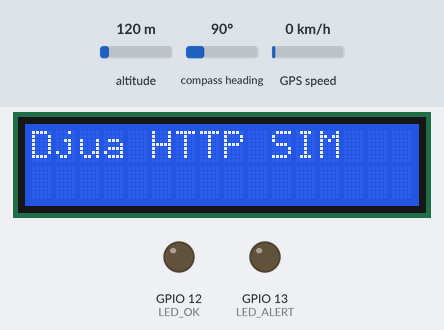
Bench run of a sketch on a simulated ESP32. Shown: 16×2 character LCD, output pins drawn as LEDs (lit = HIGH). The test bench sets the inputs (shaded band); at power-on: altitude 120 m, compass heading 90°, GPS speed 0 km/h. WiFi joins after 1.5 s; servers stay silent unless stated; uploads are accepted with an empty reply; the GPS gets a fix after 3 s at 37.7749, -122.4194 with 8 satellites; what the sketch prints to the serial monitor is not drawn.

Above: at 0.4 s.
At 3.5 s:
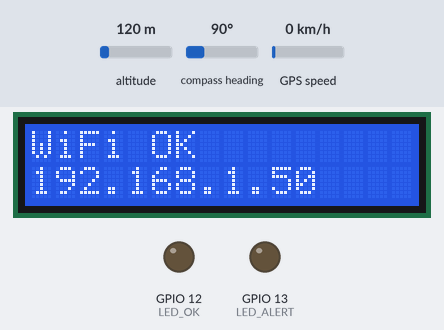
At 10.3 s:
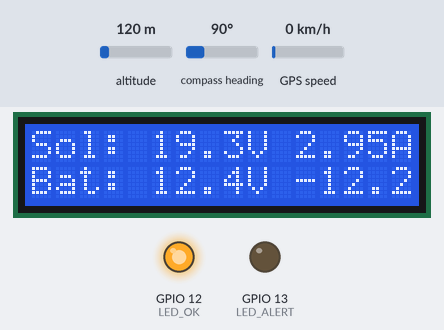
At 30.3 s:
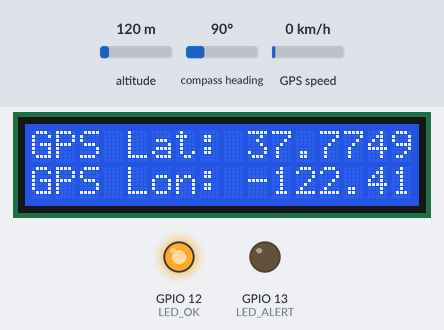
Timing chart, 0 to 31.8 s (numbered marks = the images above):
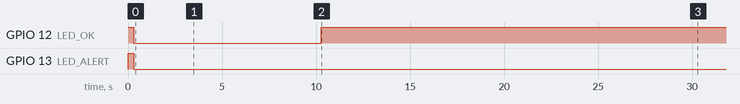

Measured:
- by itself, GPIO 12 (LED_OK): HIGH → LOW at 0.30 s, → HIGH 10.0 s later
- what the display in image 0 shows lasts 1.5 s, from 0.4 s to 1.9 s
- what the display in image 1 shows lasts 6.9 s, from 3.4 s to 10.3 s
- what the display in image 2 shows lasts 10.0 s, from 10.3 s to 20.3 s

The sketch:

code.ino
```cpp
#include <WiFi.h>
#include <Wire.h>
#include <LiquidCrystal_I2C.h>
#include <ArduinoJson.h>
#include <HTTPClient.h>
#include <WiFiClientSecure.h>
#include <TinyGPSPlus.h>

// LCD 16x2 à l'adresse I2C 0x27
LiquidCrystal_I2C lcd(0x27, 16, 2);
bool lcdPresent = false;

// GPS NEO-6M
TinyGPSPlus gps;
HardwareSerial gpsSerial(2);

// Pins I2C standards pour ESP32 DevKit V1
#define I2C_SDA 21
#define I2C_SCL 22

// Connexions
#define LED_OK 12
#define LED_ALERT 13

// --- CONFIGURATION D'IDENTIFICATION ---
const char* deviceId = "DJUA-KIN-000001";
const char* firmwareVersion = "2.0.0-HTTP";

// --- CONFIGURATION WIFI & HTTP/HTTPS ---
const char* ssid     = "dM"; // SSID du réseau WiFi de laboratoire
const char* password = "11111111";

// Serveur API (HTTP / HTTPS)
const char* httpEndpoint = "http://10.20.20.243:5000/api/iot/telemetry";
// Laisser vide en test local si IOT_AUTH_REQUIRED=false dans backend2/.env.
// Sinon renseigner la même valeur que IOT_API_KEY côté backend.
const char* iotApiKey = "";

// Simu des capteurs physiques requis
float solarVolt = 18.5;
float solarCurrent = 2.4;

float batVolt = 12.6;
float batCurrent = -2.1; // Négatif = décharge, Positif = charge

float dcLoadVolt = 12.1;
float dcLoadCurrent = 1.8;

float acVolt = 220.4;
float acCurrent = 0.85;

unsigned long prevMillis = 0;
const long interval = 10000; // Intervalle de télémétrie en millisecondes (10 secondes pour démo/test)
unsigned long lastPublishMillis = 0;

int page = 0;

void connectWiFi();
void sendTelemetry();

#include "soc/soc.h"
#include "soc/rtc_cntl_reg.h"

void setup() {
  WRITE_PERI_REG(RTC_CNTL_BROWN_OUT_REG, 0); // Désactiver le brownout detector
  Serial.begin(115200);

  // Initialisation I2C
  Wire.begin(I2C_SDA, I2C_SCL);
  Wire.setTimeOut(50);

  pinMode(LED_OK, OUTPUT);
  pinMode(LED_ALERT, OUTPUT);

  // Rapide test des leds au boot
  digitalWrite(LED_OK, HIGH);
  digitalWrite(LED_ALERT, HIGH);
  delay(300);
  digitalWrite(LED_OK, LOW);
  digitalWrite(LED_ALERT, LOW);

  // Détecter si le LCD est présent
  Wire.beginTransmission(0x27);
  if (Wire.endTransmission() == 0) {
    lcdPresent = true;
    lcd.init();
    lcd.backlight();
    lcd.clear();
    lcd.print("Djua HTTP SIM");
    delay(1500);
  } else {
    Serial.println("[I2C] Écran LCD non détecté à l'adresse 0x27.");
  }

  // Démarrer la communication avec le GPS
  gpsSerial.begin(9600, SERIAL_8N1, 16, 17);

  // Démarrer la connexion WiFi
  connectWiFi();
  lastPublishMillis = millis();
}

void loop() {
  // Lire les données du GPS en continu
  while (gpsSerial.available() > 0) {
    gps.encode(gpsSerial.read());
  }

  // Vérifier la connexion WiFi
  if (WiFi.status() != WL_CONNECTED) {
    static unsigned long lastWiFiRetry = 0;
    if (millis() - lastWiFiRetry > 10000) {
      lastWiFiRetry = millis();
      Serial.print("[WiFi] Non connecté. Reconnexion à ");
      Serial.println(ssid);
      WiFi.begin(ssid, password);
    }
  }

  unsigned long currentMillis = millis();

  // Mise à jour de la simulation et envoi des données périodiques
  if (currentMillis - prevMillis >= interval) {
    prevMillis = currentMillis;

    // Simulation de l'environnement (variations physiques réalistes)
    solarVolt = 18.0 + (sin(currentMillis / 10000.0) * 1.5);
    solarCurrent = 2.5 + (sin(currentMillis / 5000.0) * 0.5);
    if (solarVolt < 0) solarVolt = 0;
    if (solarCurrent < 0) solarCurrent = 0;

    batVolt = 12.0 + (cos(currentMillis / 12000.0) * 0.6);
    // Le courant batterie dépend de la production solaire moins les consommations (DC + AC simulé)
    float totalLoadPower = (dcLoadVolt * dcLoadCurrent) + (acVolt * acCurrent);
    float solarPower = solarVolt * solarCurrent;
    batCurrent = (solarPower - totalLoadPower) / batVolt;

    dcLoadVolt = 12.0 + (sin(currentMillis / 8000.0) * 0.2);
    dcLoadCurrent = 1.5 + (cos(currentMillis / 4000.0) * 0.3);
    if (dcLoadCurrent < 0) dcLoadCurrent = 0;

    acVolt = 220.0 + (sin(currentMillis / 20000.0) * 4.0);
    acCurrent = 0.8 + (cos(currentMillis / 6000.0) * 0.15);
    if (acCurrent < 0) acCurrent = 0;

    // Envoi de la télémétrie sur le réseau
    sendTelemetry();

    // Affichage LCD
    if (lcdPresent) {
      lcd.clear();

      // Défilement des pages d'infos en mode normal
      switch (page) {
        case 0:
          lcd.setCursor(0, 0);
          lcd.print("Sol: "); lcd.print(solarVolt, 1); lcd.print("V "); lcd.print(solarCurrent, 2); lcd.print("A");
          lcd.setCursor(0, 1);
          lcd.print("Bat: "); lcd.print(batVolt, 1); lcd.print("V "); lcd.print(batCurrent, 2); lcd.print("A");
          break;

        case 1:
          lcd.setCursor(0, 0);
          lcd.print("DC Ld: "); lcd.print(dcLoadVolt, 1); lcd.print("V "); lcd.print(dcLoadCurrent, 2); lcd.print("A");
          lcd.setCursor(0, 1);
          lcd.print("AC Ld: "); lcd.print(acVolt, 1); lcd.print("V "); lcd.print(acCurrent, 2); lcd.print("A");
          break;

        case 2:
          lcd.setCursor(0, 0);
          lcd.print("GPS Lat: "); lcd.print(gps.location.isValid() ? gps.location.lat() : -4.3276, 4);
          lcd.setCursor(0, 1);
          lcd.print("GPS Lon: "); lcd.print(gps.location.isValid() ? gps.location.lng() : 15.3135, 4);
          break;
      }
      page = (page + 1) % 3;
    }

    // Gestion des leds de statut simple
    if (WiFi.status() == WL_CONNECTED) {
      digitalWrite(LED_OK, HIGH);
      digitalWrite(LED_ALERT, LOW);
    } else {
      digitalWrite(LED_OK, LOW);
      digitalWrite(LED_ALERT, HIGH);
    }

    // Sortie debug moniteur série
    Serial.println("--- Stats Djua (HTTP/HTTPS SIM) ---");
    Serial.print("Solaire: "); Serial.print(solarVolt); Serial.print("V / "); Serial.print(solarCurrent); Serial.println("A");
    Serial.print("Batterie: "); Serial.print(batVolt); Serial.print("V / "); Serial.print(batCurrent); Serial.println("A");
    Serial.print("DC Load: "); Serial.print(dcLoadVolt); Serial.print("V / "); Serial.print(dcLoadCurrent); Serial.println("A");
    Serial.print("AC Load: "); Serial.print(acVolt); Serial.print("V / "); Serial.print(acCurrent); Serial.println("A");
    if (gps.location.isValid()) {
      Serial.print("GPS: "); Serial.print(gps.location.lat(), 6); Serial.print(", "); Serial.println(gps.location.lng(), 6);
    } else {
      Serial.println("GPS: Pas de signal.");
    }
    Serial.print("WiFi Status: "); Serial.println(WiFi.status() == WL_CONNECTED ? "CONNECTED" : "DISCONNECTED");
    Serial.println("-----------------");
  }
}

void connectWiFi() {
  Serial.print("[WiFi] Connexion à : ");
  Serial.println(ssid);
  if (lcdPresent) {
    lcd.clear();
    lcd.print("WiFi Conn...");
  }

  WiFi.begin(ssid, password);

  int retryCount = 0;
  while (WiFi.status() != WL_CONNECTED && retryCount < 30) {
    delay(500);
    Serial.print(".");
    retryCount++;
  }

  if (WiFi.status() == WL_CONNECTED) {
    Serial.println();
    Serial.println("[WiFi] Connecté avec succès !");
    Serial.print("[WiFi] Adresse IP : ");
    Serial.println(WiFi.localIP());
    if (lcdPresent) {
      lcd.clear();
      lcd.print("WiFi OK");
      lcd.setCursor(0, 1);
      lcd.print(WiFi.localIP().toString());
    }
    delay(1500);
  } else {
    Serial.println();
    Serial.println("[WiFi] Échec de la connexion (Timeout)");
    if (lcdPresent) {
      lcd.clear();
      lcd.print("WiFi Fail");
    }
    delay(1500);
  }
}

void sendTelemetry() {
  if (WiFi.status() != WL_CONNECTED) {
    Serial.println("[HTTP] Envoi impossible : WiFi non connecté");
    return;
  }

  unsigned long currentMillis = millis();
  float deltaTimeSeconds = (currentMillis - lastPublishMillis) / 1000.0;
  if (deltaTimeSeconds <= 0.0) {
    deltaTimeSeconds = interval / 1000.0;
  }
  lastPublishMillis = currentMillis;

  // Calculs de puissance instantanée et d'énergie d'intervalle
  float solarPower = solarVolt * solarCurrent;
  float solarEnergyIntervalWh = (solarPower * deltaTimeSeconds) / 3600.0;

  float batteryPower = batVolt * batCurrent;

  float dcLoadPower = dcLoadVolt * dcLoadCurrent;
  float dcLoadEnergyIntervalWh = (dcLoadPower * deltaTimeSeconds) / 3600.0;

  float acApparentPowerVA = acVolt * acCurrent;
  float acEnergyIntervalVAh = (acApparentPowerVA * deltaTimeSeconds) / 3600.0;

  // Construction du JSON
  StaticJsonDocument<1024> doc;
  doc["kit_id"] = deviceId;

  // Coordonnées GPS
  if (gps.location.isValid()) {
    doc["latitude"] = gps.location.lat();
    doc["longitude"] = gps.location.lng();
  } else {
    doc["latitude"] = -4.3276;
    doc["longitude"] = 15.3135;
  }

  // Timestamp simulé
  char timeBuf[32];
  unsigned long s = millis() / 1000;
  snprintf(timeBuf, sizeof(timeBuf), "2026-08-27T16:%02d:%02dZ", (int)(s / 60) % 60, (int)s % 60);
  doc["timestamp"] = timeBuf;
  doc["interval_seconds"] = (int)deltaTimeSeconds;

  // Section Solar
  JsonObject solar = doc.createNestedObject("solar");
  solar["voltage_v"] = solarVolt;
  solar["current_a"] = solarCurrent;
  solar["power_w"] = solarPower;
  solar["energy_interval_wh"] = solarEnergyIntervalWh;

  // Section Battery
  JsonObject battery = doc.createNestedObject("battery");
  battery["voltage_v"] = batVolt;
  battery["current_a"] = batCurrent;
  battery["power_w"] = batteryPower;

  // Section DC Load
  JsonObject dc_load = doc.createNestedObject("dc_load");
  dc_load["voltage_v"] = dcLoadVolt;
  dc_load["current_a"] = dcLoadCurrent;
  dc_load["power_w"] = dcLoadPower;
  dc_load["energy_interval_wh"] = dcLoadEnergyIntervalWh;

  // Section AC Load
  JsonObject ac_load = doc.createNestedObject("ac_load");
  ac_load["voltage_v"] = acVolt;
  ac_load["current_a"] = acCurrent;
  ac_load["apparent_power_va"] = acApparentPowerVA;
  ac_load["energy_interval_vah"] = acEnergyIntervalVAh;

  String payload;
  serializeJson(doc, payload);

  Serial.print("[HTTP POST] Payload à envoyer : ");
  Serial.println(payload);

  // Envoi HTTP/HTTPS
  WiFiClient client;
  WiFiClientSecure secureClient;
  HTTPClient http;

  bool isHttps = String(httpEndpoint).startsWith("https://");
  bool beginSuccess = false;

  if (isHttps) {
    secureClient.setInsecure();
    beginSuccess = http.begin(secureClient, httpEndpoint);
  } else {
    beginSuccess = http.begin(client, httpEndpoint);
  }

  if (beginSuccess) {
    http.setTimeout(10000);
    http.addHeader("Content-Type", "application/json");
    if (strlen(iotApiKey) > 0) {
      http.addHeader("x-device-token", iotApiKey);
    }
    int httpResponseCode = http.POST(payload);

    if (httpResponseCode > 0) {
      Serial.print("[HTTP POST] Code réponse : ");
      Serial.println(httpResponseCode);
      String response = http.getString();
      Serial.print("[HTTP POST] Réponse serveur : ");
      Serial.println(response);
      if (httpResponseCode == HTTP_CODE_ACCEPTED) {
        Serial.println("[HTTP POST] Télémétrie acceptée par Djua.");
      }
    } else {
      Serial.print("[HTTP POST] Échec de la requête. Erreur : ");
      Serial.println(http.errorToString(httpResponseCode).c_str());
    }
    http.end();
  } else {
    Serial.println("[HTTP POST] Connexion impossible au endpoint");
  }
}
```
